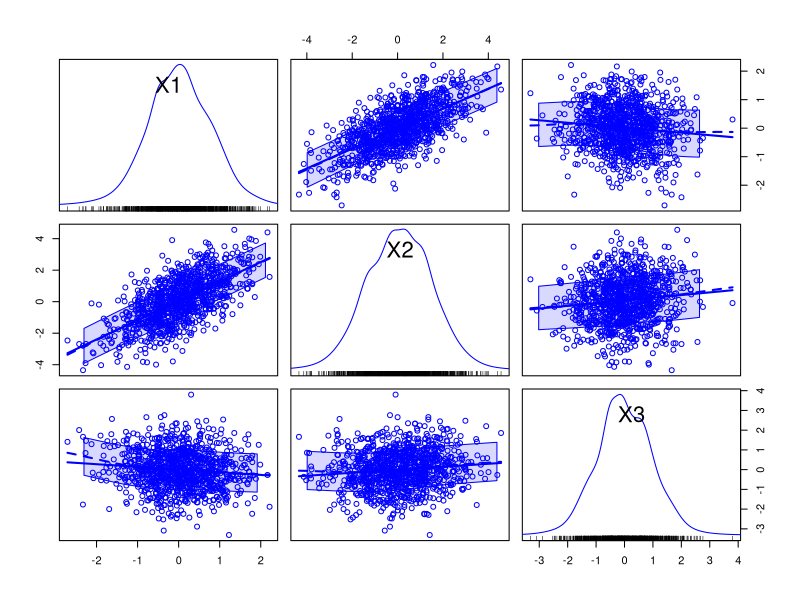
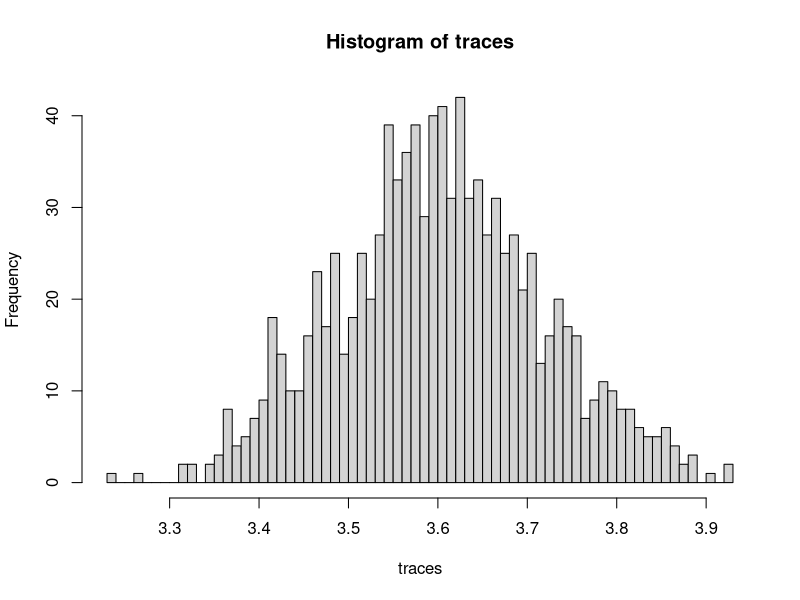
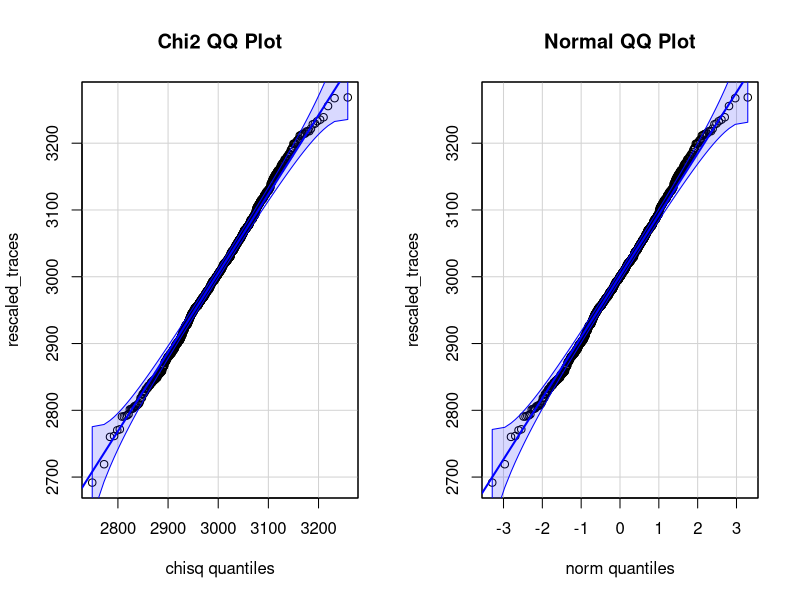
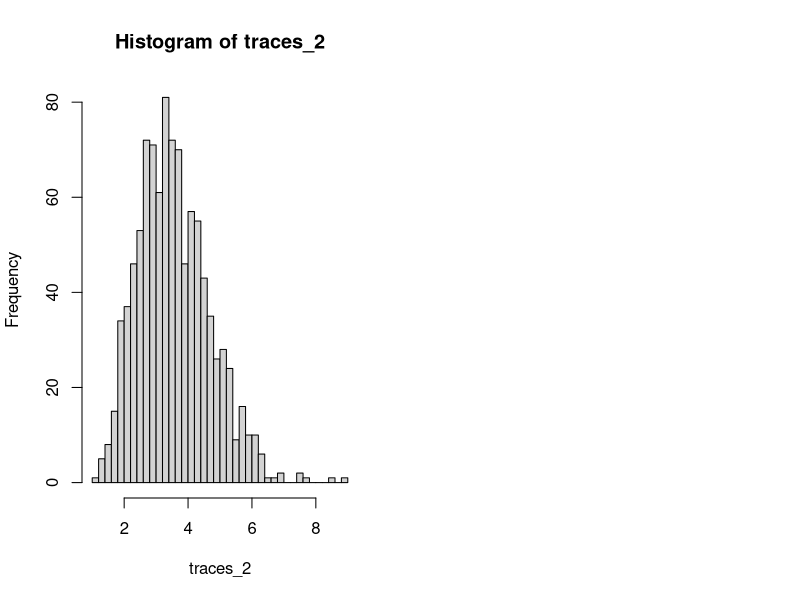
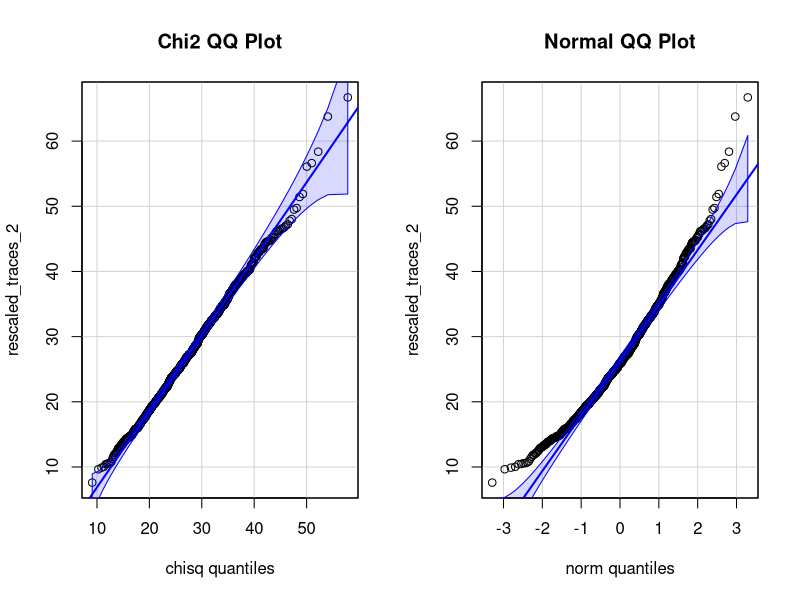
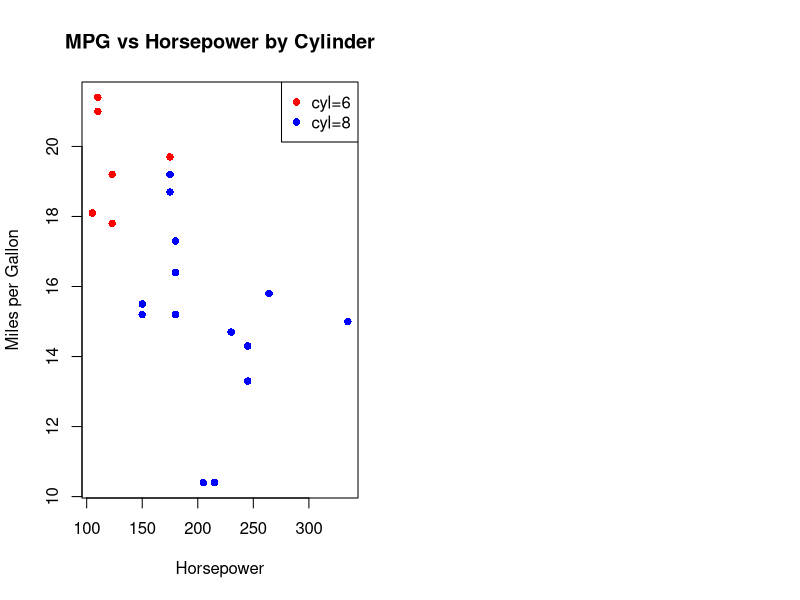
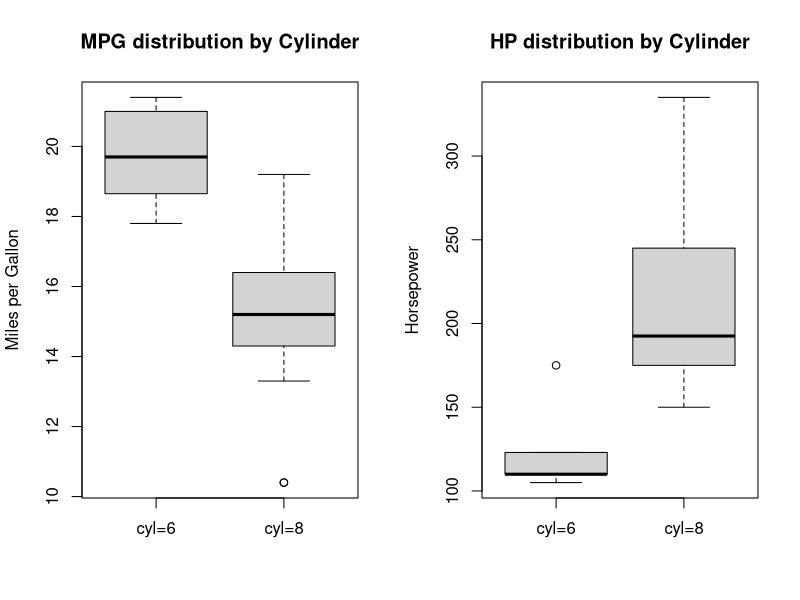
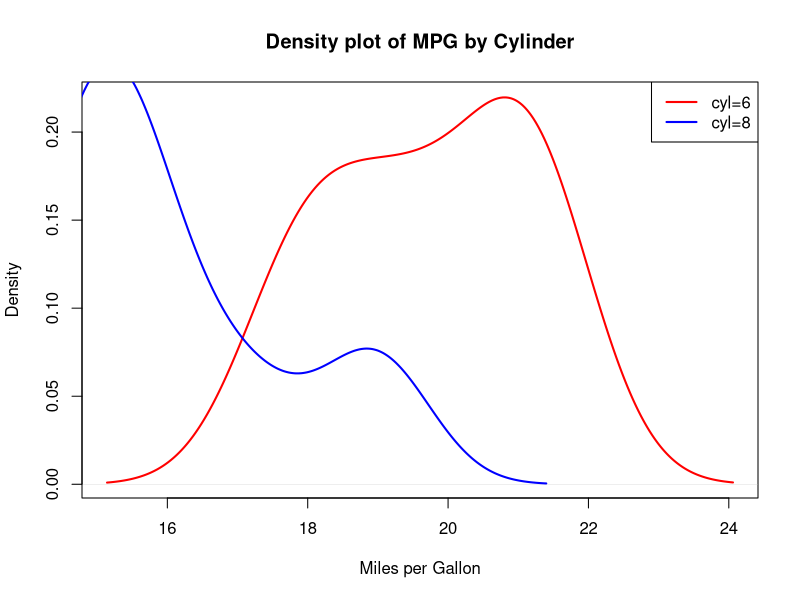

These figures' R source, in order:
## ---- chunk 1
library(car) # scatterplotMatrix(...)
## ---- chunk 2
set.seed(2) # Set the seed for reproducibility
m <- matrix(runif(9, -1, 1), nrow = 3, ncol = 3) #  9 random numbers between (-1 and 1)
Sigma <- crossprod(m) # Create a symmetric matrix
# Manipulating the values to give different types of correlations
Sigma[1, 2] <- Sigma[2, 1] <- 0.7
Sigma[1, 3] <- Sigma[3, 1] <- -0.1
Sigma[2, 3] <- Sigma[3, 2] <- 0.1
Sigma
round(eigen(Sigma)$values, 2) # Check all of the eigenvalues are positive
#cor(Sigma)
## ---- chunk 3
library(MASS) # mvrnorm(...)
create_trivariate_norm <- function(T, n, p, Sigma) {
  simulation <- array(0, c(n, 3, T))
   for (t in 1:T) {
    X <- mvrnorm(n, rep(0, p), Sigma)
    simulation[, , t] <- X
  }
  return (simulation)
}
## ---- chunk 4
p <- 3
T <- 1000
n <-1000
simulation <- create_trivariate_norm(T=T, n=n, p=p, Sigma=Sigma)
head(simulation[, , 1:1]) # show head of 1 element
## ---- chunk 5
scatterplotMatrix(simulation[, , 1])
cor(simulation[, , 1]) # correlation matrix
cov(simulation[, , 1]) # covariance matrix
## ---- chunk 6
S.array <- array(apply(simulation, p, cov), c(p, p, T))
## ---- chunk 7
traces <- apply(S.array, p, function(x) sum(diag(x)))
traces[1:3]
## ---- chunk 8
hist(traces, breaks = 50)
## ---- chunk 9
rescaled_traces <- (n-1)*traces/mean(diag(Sigma))
par(mfrow = c(1, 2))
qqPlot(rescaled_traces, distribution = "chisq", df=3*(n-1), id = F, main = "Chi2 QQ Plot")
qqPlot(rescaled_traces, id = F, main = "Normal QQ Plot")
## ---- chunk 10
p <- 3
T <- 1000
n <-10 # 100 instead of 10 this time
simulation_2 <- create_trivariate_norm(T=T, n=n, p=p, Sigma=Sigma)
S_2.array <- array(apply(simulation_2, p, cov), c(p, p, T))
traces_2 <- apply(S_2.array, p, function(x) sum(diag(x)))
hist(traces_2, breaks = 50)

rescaled_traces_2 <- (n-1)*traces_2/mean(diag(Sigma))
par(mfrow = c(1, 2))
qqPlot(rescaled_traces_2, distribution = "chisq", df=3*(n-1), id = F, main = "Chi2 QQ Plot")
qqPlot(rescaled_traces_2, id = F, main = "Normal QQ Plot")
## ---- chunk 11
# X = random population 1, Y = random population 2
Hotelling.T2.2sample=function(X, Y) {
  n = dim(X)[1]; m=dim(Y)[1]; p=dim(X)[2]
  if(p!= dim(Y)[2])
    return ("Error: the dimensions of X and Y are not the same")
  
  X.bar=colMeans(X); Y.bar=colMeans(Y)
  X.S=cov(X); Y.S=cov(Y)
  pooled.S=((n-1)*X.S+(m-1)*Y.S)/(m+n-2)
  T2=t(X.bar-Y.bar)%*%solve((1/n+1/m)*pooled.S)%*%(X.bar-Y.bar)
  p.value=1-pf(T2/((n+m-2)*p/(n+m-1-p)),p,n+m-1-p)
  return (list(X.bar=X.bar, Y.bar=Y.bar, T2=T2, p.value=p.value))
}
# dual function Hotelling.T2
Hotelling.T2=function(X, Y=NULL, mu0=NULL) {
  if(is.null(Y) && is.null(mu0))
    return("Error: mu0 is not specified")
  if(!is.null(X) && !is.null(mu0))
    obj=Hotelling.T2.1sample(X, mu0)
  if(!is.null(X) && !is.null(Y))
    obj=Hotelling.T2.2sample(X,Y)
  return (obj)
}
## ---- chunk 12
data("mtcars")
head(mtcars)
## ---- chunk 13
# create subset X with samples of cyl = 6, keeping only mpg and hp columns
X <- mtcars[mtcars$cyl == 6, c("mpg", "hp")]
# create subset Y with samples of cyl = 8, keeping only mpg and hp columns
Y <- mtcars[mtcars$cyl == 8, c("mpg", "hp")]
n1 <- nrow(X); n2 <- nrow(Y)
n1;n2
## ---- chunk 14
# scatterplot of mpg vs. hp for X and Y datasets
plot(X$hp, X$mpg, col = "red", pch = 16, 
     main = "MPG vs Horsepower by Cylinder", 
     xlab = "Horsepower", ylab = "Miles per Gallon",
     xlim = range(c(X$hp, Y$hp)), ylim = range(c(X$mpg, Y$mpg)))
points(Y$hp, Y$mpg, col = "blue", pch = 16)
legend("topright", legend = c("cyl=6", "cyl=8"), 
       col = c("red", "blue"), pch = 16)
## ---- chunk 15
par(mfrow = c(1, 2))
# boxplots of mpg for X and Y datasets
boxplot(X$mpg, Y$mpg, names = c("cyl=6", "cyl=8"), 
        main = "MPG distribution by Cylinder", 
        ylab = "Miles per Gallon")
boxplot(X$hp, Y$hp, names = c("cyl=6", "cyl=8"), 
        main = "HP distribution by Cylinder", 
        ylab = "Horsepower")
par(mfrow = c(1, 1))
# density plot of mpg for X and Y datasets
plot(density(X$mpg), main = "Density plot of MPG by Cylinder", 
     xlab = "Miles per Gallon", lwd = 2, col = "red")
lines(density(Y$mpg), col = "blue", lwd = 2)
legend("topright", legend = c("cyl=6", "cyl=8"), 
       col = c("red", "blue"), lwd = 2)
## ---- chunk 16
p=2
# calculate mean of each sample's features
mean1=matrix(colMeans(X, p, 1))
mean2=matrix(colMeans(Y, p, 1))
mean1; mean2
# calculate difference in means between samples' features
mean.diff = mean1-mean2
mean.diff
# calculate each sample variance
S1=cov(X); S2=cov(Y);
# pooled variance
Sp=( (n1-1)*S1+(n2-1)*S2 )/ (n1+n2-2)
Sp
## ---- chunk 17
Hotelling.T2(X, Y)
